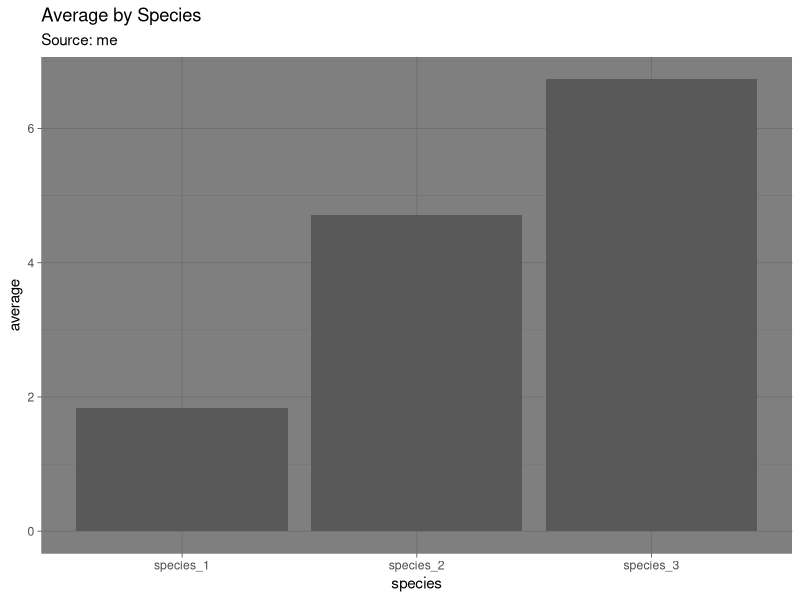
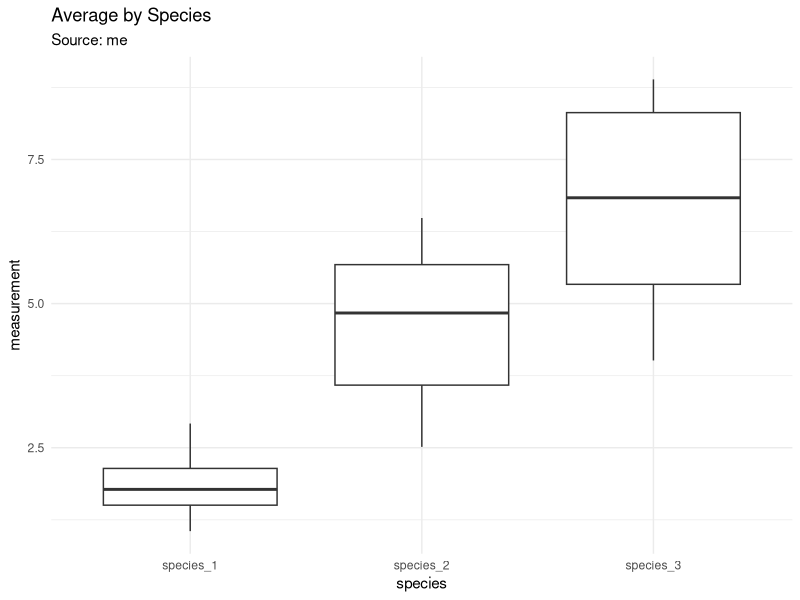
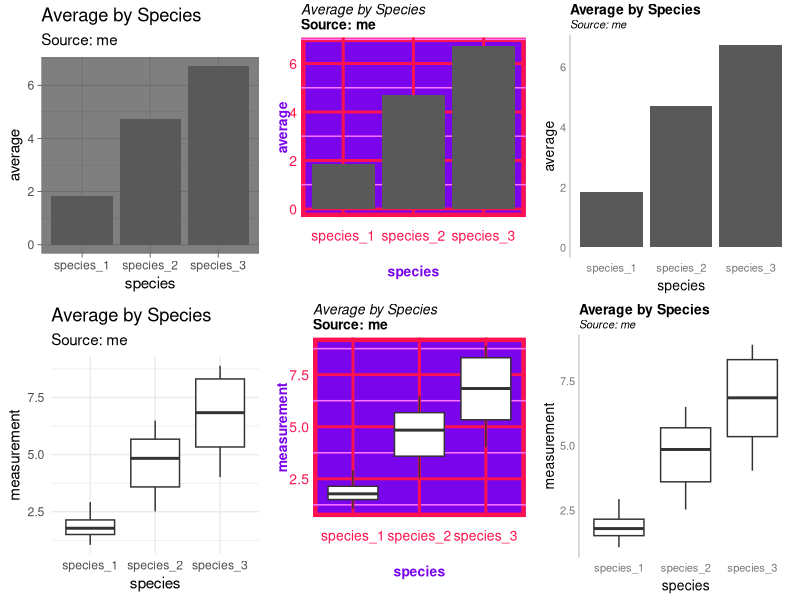

These figures' R source, in order:
## ---- chunk 1
library(tibble)
library(tidyr)
library(dplyr)
library(ggplot2)
library(gridExtra)
## ---- chunk 2
#simple data

#create a vector of id numbers
site<-c(sprintf("site_%0.2d",seq(1:50)))

#create 3 vectors of 50 numeric values each 
#values are sampled from the normal distribution
species_1<-c(runif(n=50, min=1.0, max=3.0))
species_2<-c(runif(n=50, min=2.5, max=6.5))
species_3<-c(runif(n=50, min=4.0, max=9.0))

#create a dataframe to organize the data vectors
t<-tibble(site, species_1, species_2, species_3)

#display the dataframe
t
## ---- chunk 3
#tidyr is useful for data manipulation and format standardization
library(tidyr)

#pivot the "wide" data to a "longer" format
#the column names will now be data points
t_tidy<- t %>% pivot_longer(!site, names_to = "species", values_to = "measurement")

#display the tidy tibble
t_tidy
## ---- chunk 4
#create a summary tibble containing the measurement averages by species
#dplyr has some SQL-like functions
t_means<-t_tidy %>%
       group_by(species) %>%
       summarise_at(vars(measurement), list(average = mean))
## ---- chunk 5
#create the barchart
plot_barchart<-ggplot(data=t_means, aes(x=species, y=average)) +
  geom_bar(stat="identity")+
  labs(title="Average by Species", subtitle="Source: me")+
  theme_dark()

#display the barchart
plot_barchart
## ---- chunk 6
#create the boxplots
plot_boxplots<-ggplot(data=t_tidy, aes(x=species, y=measurement)) +
  geom_boxplot()+
  labs(title="Average by Species", subtitle="Source: me")+
  theme_minimal()

#display the boxplots
plot_boxplots
## ---- chunk 7
#bad theme
theme_bad <- function(){ 
    
  #fonts   
  #defaults on Windows: serif, sans, or mono
  font_1 <- "mono" 
  font_2 <- "sans"
  
  #color palette
  col_1 <- "#120458"
  col_2 <- "#7A04EB"
  col_3 <- "#FE75FE"
  col_4 <- "#FF00A0"
  col_5 <- "#FF124F"
    
  #the base theme being adjusted
  #AKA the starting point
  theme_minimal() %+replace%    
    
  theme(
    #background color
    panel.background = element_rect(fill=col_2,color=col_5,linewidth=3,linetype="solid"),
    
    #background grid lines
    panel.grid.major = element_line(color=col_5,linewidth = 1,linetype="solid"), 
    panel.grid.minor = element_line(color=col_3,linewidth = 0.5,linetype="solid"), 
    
    #axis text adjustments
    axis.text.x      = element_text(family="", face="plain", color=col_5, size=10, angle=0, margin=margin(5, b = 10)),
    axis.text.y      = element_text(family="", face="plain", color=col_5, size=10, angle=0, margin=margin(5, b = 10)),
    axis.title.x     = element_text(family="", face="bold",  color=col_2, size=10, angle=0, margin=margin(5, b = 10)),
    axis.title.y     = element_text(family="", face="bold",  color=col_2, size=10, angle=90, margin=margin(5, b = 10)),

    #title and caption text adjustments
    plot.title       = element_text(family = font_2,size = 10,face = 'italic',hjust = 0,vjust = 2),               
    plot.subtitle    = element_text(family = font_2,size = 10,face = 'bold',hjust = 0,vjust = 2),                 
    plot.caption     = element_text(family = font_2,size = 10,face = 'bold',hjust = 0,vjust = 2)               
    )
}


#good theme
theme_good <- function(){ 
    
  #fonts   
  #defaults on Windows: serif, sans, or mono
  font_1 <- "mono" 
  font_2 <- "sans"
  
  #color palette
  col_1 <- "#FFFFFF"
  col_2 <- "#000000"
  col_3 <- "#cccccc"
  col_4 <- "#777777"
  col_5 <- "#029af2"

  #the base theme being adjusted
  #AKA the starting point
  theme_minimal() %+replace%    
    
  theme(
    #background color
    panel.background = element_blank(),
    
    #background grid lines
    panel.grid.major = element_blank(), 
    panel.grid.minor = element_blank(), 
    
    #axis text adjustments
    axis.text.x      = element_text(family="", face="plain", color=col_4, size=8, angle=0),
    axis.text.y      = element_text(family="", face="plain", color=col_4, size=8, angle=0),
    axis.title.x     = element_text(family="", face="plain",  color=col_2, size=10,angle=0,margin=margin(t = 3)),
    axis.title.y     = element_text(family="", face="plain",  color=col_2, size=10,angle=90,margin=margin(r = 3)),

    #title and caption text adjustments
    plot.title       = element_text(family = font_2,size = 10,face = 'bold',hjust = 0,vjust = 2),               
    plot.subtitle    = element_text(family = font_2,size = 8,face = 'italic',hjust = 0,vjust = 2),                 
    plot.caption     = element_text(family = font_2,size = 6, face = 'plain',hjust = 0,vjust = 2), 
    
    #axis lines
    axis.line.y.left = element_line(linetype = "solid",color = col_3,linewidth = 0.5)
    
    ) 
}

## ---- chunk 8
p1a<-plot_barchart 
p1b<-plot_barchart + theme_bad()
p1c<-plot_barchart + theme_good()

p2a<-plot_boxplots
p2b<-plot_boxplots + theme_bad()
p2c<-plot_boxplots + theme_good()

grid.arrange(p1a,p1b,p1c,p2a,p2b,p2c,ncol=3)
